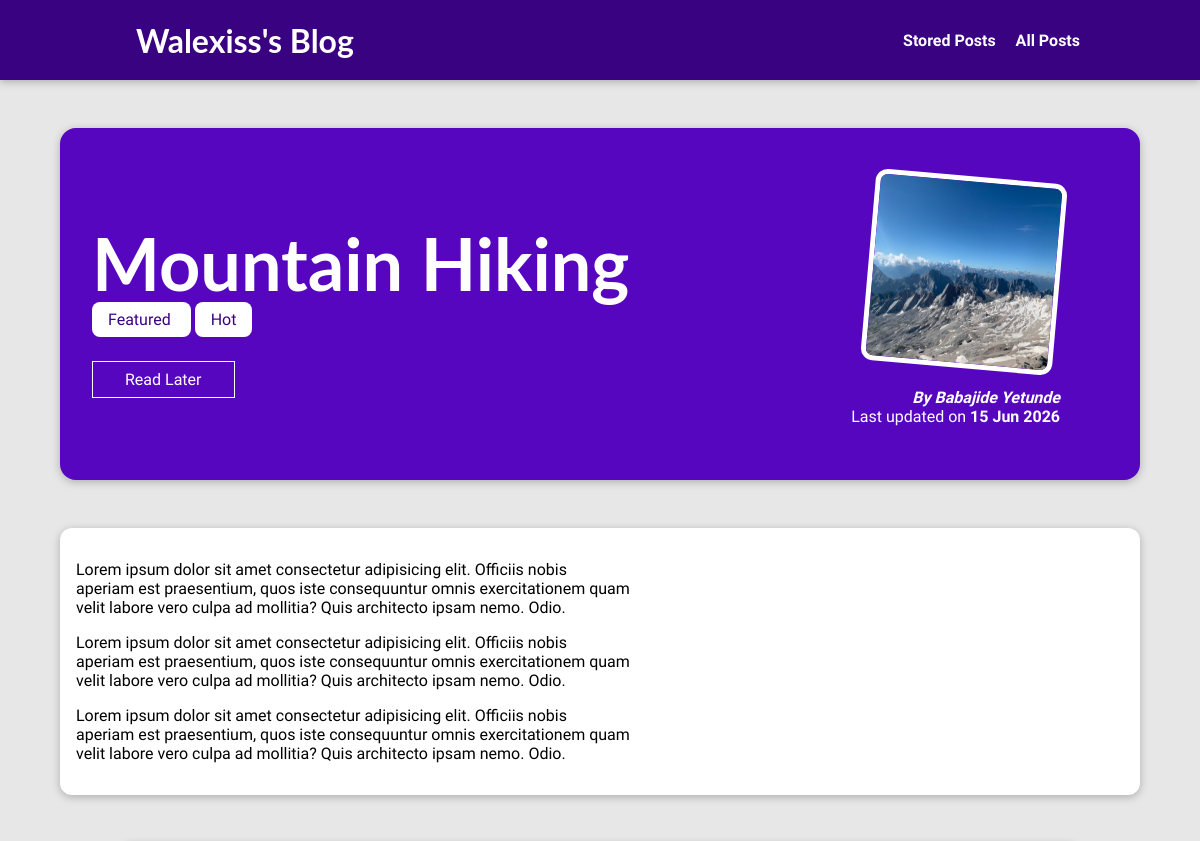
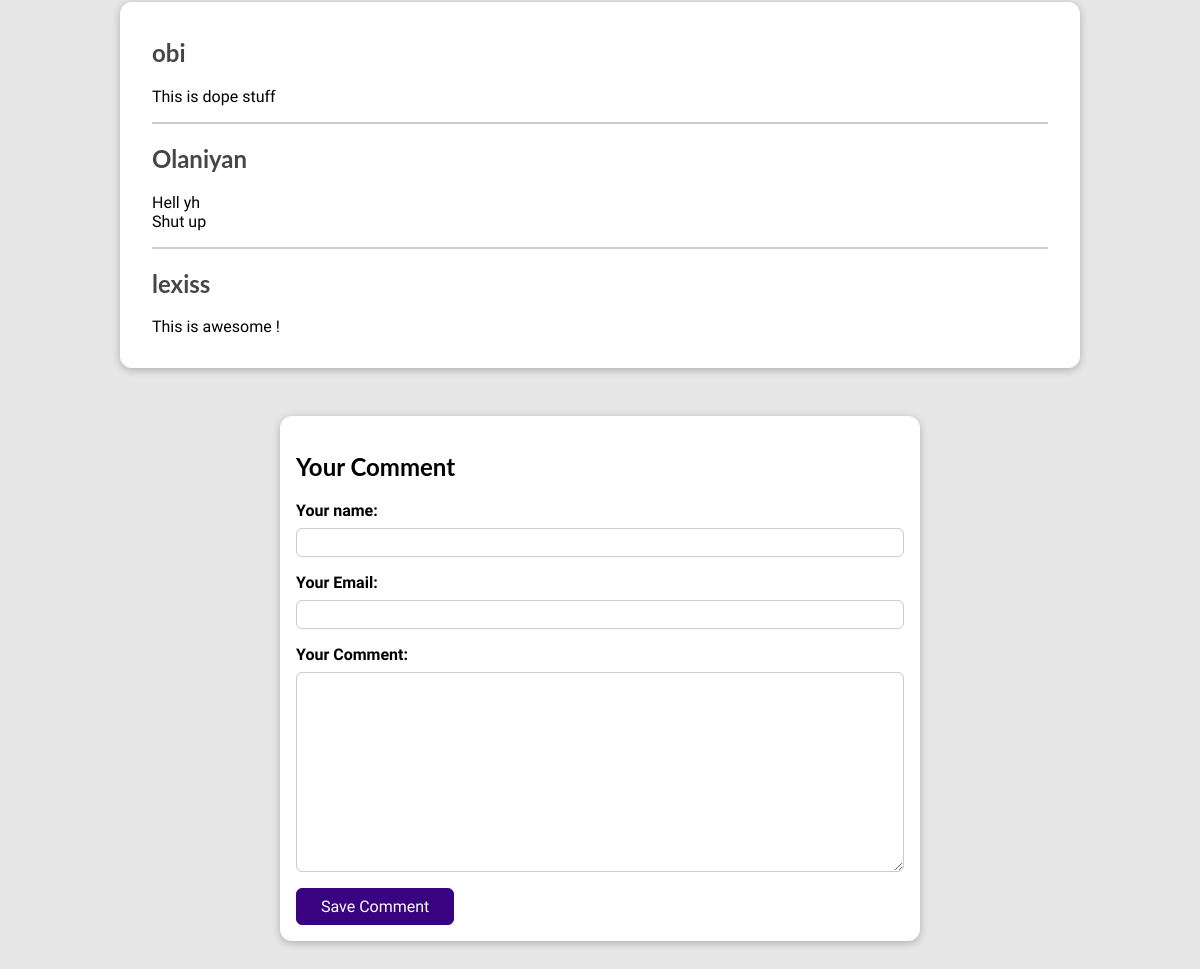
The page /posts/hike-in-the-mountains on the database its author committed (2 pictures, top to bottom).
### blog/models.py (models this page shows, shortened)
class Post(models.Model):
    title = models.CharField(max_length=150)
    excerpt = models.CharField(max_length=200)
    image = models.ImageField(upload_to="posts", null=True)
    slug = models.SlugField(unique=True, db_index=True)
    date = models.DateField(auto_now=True)
    content = models.TextField(validators=[MinLengthValidator(10)])
    author = models.ForeignKey(Author, on_delete=models.SET_NULL, null=True, related_name= "posts")
    tags = models.ManyToManyField(Tag, null=False)

class Tag(models.Model):
    caption = models.CharField(max_length=20)

class Author(models.Model):
    first_name = models.CharField(max_length=100)
    last_name = models.CharField(max_length=100)
    email_address = models.EmailField()
    def full_name(self):
        return f"{self.first_name} {self.last_name}"
    def __str__(self):
        return self.full_name()

class Comment(models.Model):
    user_name = models.CharField(max_length=120)
    user_email = models.EmailField()
    text = models.TextField(max_length=400)
    post = models.ForeignKey(Post, on_delete=models.CASCADE, related_name="comments")

### blog/views.py (the view, shortened to what this page needs)
# urls.py: path("posts/<slug:slug>", views.SinglePostView.as_view(), name="post-detail-page"), #/posts/my-first-post
class SinglePostView(View):
    def is_stored_post(self, request, post_id):
        stored_posts = request.session.get("stored_posts")
        if stored_posts is not None:
            is_saved_for_later = post_id in stored_posts
        else:
            is_saved_for_later = False
        return is_saved_for_later
    def get(self, request,slug):
        post = Post.objects.get(slug=slug)
        context = {
            "post": post,
            "post_tags": post.tags.all(),
            "comment_form": CommentForm(),
            "comments": post.comments.all().order_by("-id"),
            "saved_for_later": self.is_stored_post(request, post.id)
        }
        return render(request, "blog/post-detail.html", context)

### blog/forms.py
class CommentForm(forms.ModelForm):
    class Meta:
        model = Comment
        exclude = ["post"]
        labels = {
            "user_name": "Your name",
            "user_email": "Your Email",
            "text": "Your Comment"
        }

### blog/templates/blog/post-detail.html (shortened to what this page needs)
{% extends "base.html" %}
{% load static %}
{% block css_files %}
  <link rel="stylesheet" href="{% static 'blog/post-detail.css' %}">
{% endblock %}
{% block content %}
  <section id="summary">
    <h2>{{post.title}}</h2>
    <div>
      {% for tag in post_tags %}
      <span class= "tag"> {{ tag.caption }} </span>
      {% endfor %}
    </div>
    <div id="read-later">
      <form action='{% url "read-later" %}' method="POST">
        <button>
          {% if saved_for_later %}
            Remove from "Read Later" list
          {% else %}
            Read Later
          {% endif %}
        </button>
      </form>
    </div>
    <article>
      <img src="{{ post.image.url }}" alt="{{ post.title }}">
      <address>By <a href="mailto:{{ post.author.email_address }}"> {{ post.author }}</a></address>
      <div>
        Last updated on <time>{{ post.date|date:"d M Y" }}</time>
      </div>
    </article>
  </section>
  <main>
    {{ post.content|linebreaks }}
  </main>
  <section id="comments">
    <ul>
      {% for comment in comments %}
        <li>
          <h2>{{ comment.user_name }}</h2>
          <p>{{ comment.text|linebreaks }}</p>
        </li>
      {% endfor %}
    </ul>
  </section>
  <section id= "comment-form">
    <h2>Your Comment</h2>
    <form action='{% url "post-detail-page" post.slug %}' method="POST">
      {% for form_field in comment_form %}
        <div class="form-control {% if form_field.errors %}invalid{% endif %}">
          {{ form_field.label_tag }}
          {{ form_field }}
        </div>
      {% endfor %}
      <button>Save Comment</button>
    </form>
  </section>
{% endblock %}

### templates/base.html (shortened to what this page needs)
{% load static %}
<!DOCTYPE html>
<html lang="en">
<head>
    <link rel="stylesheet" href="{% static "app.css" %}">
    {% block css_files %}
    {% endblock %}
</head>
<body>
    <header id="main-navigation">
        <h1><a href="{% url "starting-page" %}">Walexiss's Blog</a></h1>
        <nav>
            <a href="{% url "read-later" %}">Stored Posts</a>
            <a href="{% url "posts-page" %}">All Posts</a>
        </nav>
    </header>
    {% block content %}
    {% endblock %}
</body>
</html>

### static/app.css (style rules this page uses)
* { box-sizing: border-box; }
html { font-family: 'Open Sans', 'Lato', sans-serif; }
body { margin: 0; }
h1, h2, h3 { font-family: 'Lato', sans-serif; font-weight: bold; }
#main-navigation { width: 100%; height: 5rem; display: flex; justify-content: space-between; align-items: center; padding: 0 10%; position: absolute; top: 0; left: 0; }
#main-navigation a { text-decoration: none; color: white; font-weight: bold; margin-left: 1rem; }

### blog/static/blog/post-detail.css (style rules this page uses)
body { background-color: #e7e7e7; }
#main-navigation { background-color: #390281; box-shadow: 0 2px 8px rgba(0, 0, 0, 0.25); }
#summary { margin: 8rem auto 3rem auto; padding: 2rem; width: 90%; max-width: 90rem; border-radius: 16px; background-color: #5706c0; position: relative; box-shadow: 0 2px 8px rgba(0, 0, 0, 0.25); height: 22rem; }
#summary h2 { color: white; font-size: 4.5rem; margin-bottom: 0.25rem; }
#summary article { position: absolute; top: 2rem; right: 3rem; padding: 1rem 2rem; border-radius: 12px; text-align: right; color: white; }
#summary article img { width: 12rem; height: 12rem; border-radius: 12px; transform: rotateZ(5deg); border: 5px solid white; margin-bottom: 1rem; }
#summary address { font-weight: bold; }
#summary a { color: white; text-decoration: none; }
#summary time { font-weight: bold; }
#read-later { margin: 2rem 0; }
#read-later button { background-color: transparent; border: 1px solid white; padding: 0.5rem 2rem; font: inherit; color: white; cursor: pointer; }
main { width: 90%; max-width: 90rem; margin: 3rem auto; background-color: white; padding: 1rem; border-radius: 12px; box-shadow: 0 2px 8px rgba(0, 0, 0, 0.25); }
.tag { background-color: white; color: #390281; padding: 0.5rem 1rem; border-radius: 8px; margin-right: 4px; }
#comment-form { margin: 3rem auto; width: 90%; max-width: 40rem; border-radius: 12px; background-color: white; box-shadow: 0 2px 8px rgba(0, 0, 0, 0.25); padding: 1rem; }
#comment-form button { font: inherit; background-color: #390281; color: white; border: 1px solid #390281; padding: 0.5rem 1.5rem; border-radius: 6px; cursor: pointer; }
.form-control { margin-bottom: 1rem; }
.form-control label { font-weight: bold; margin-bottom: 0.5rem; display: block; }
.form-control input, .form-control textarea { display: block; width: 100%; font: inherit; padding: 0.25rem; border-radius: 6px; border: 1px solid #ccc; }
#comments { margin: 3rem auto; width: 90%; max-width: 60rem; border-radius: 12px; background-color: white; box-shadow: 0 2px 8px rgba(0, 0, 0, 0.25); padding: 1rem 2rem; }
#comments ul { list-style: none; margin: 0; padding: 0; }
#comments li { margin-bottom: 1rem; border-bottom: 2px solid #ccc; }
#comments li:last-of-type { border-bottom: none; }
#comments h2 { color: #464646; }

### rows shown on the page
Post: title "Mountain Hiking", image (picture), author "Babajide Yetunde", date "15 Jun 2026", content "Lorem ipsum dolor sit amet consectetur adipisicing elit. Officiis nobis aperiam est praesentium, quos iste consequuntur omnis exercitationem quam velit labore vero culpa ad mollitia? Quis architecto ipsam nemo. Odio. Lorem ipsum dolor sit amet consectetur adipisicing elit. Officiis nobis aperiam est praesentium, quos iste consequuntur omnis exercitationem quam velit labore vero culpa ad mollitia? Quis architecto ipsam nemo. Odio. Lorem ipsum dolor sit amet consectetur adipisicing elit. Officiis nobis aperiam est praesentium, quos iste consequuntur omnis exercitationem quam velit labore vero culpa ad mollitia? Quis architecto ipsam nemo. Odio."
Tag: caption "Featured"
Tag: caption "Hot"
Comment: user_name "obi", text "This is dope stuff"
Comment: user_name "Olaniyan", text "Hell yh Shut up"
Comment: user_name "lexiss", text "This is awesome !"
